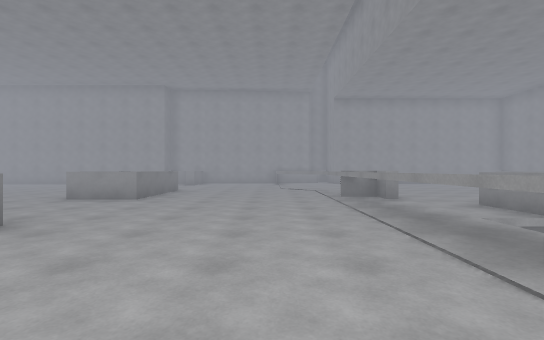
view 1 (above)

13 first-person views from a walk through a scene from a Unity 3-D project. The camera is 1.3 m above the floor, looks level and sees 85° across. The floor is counted in squares, 2 m on a side. Each view is taken from the middle of a square. On the plan, view 1 faces up. The plan holds only what a view shows up to about 9 squares ahead; the rest is blank. The place goes on beyond the plan.

view 2
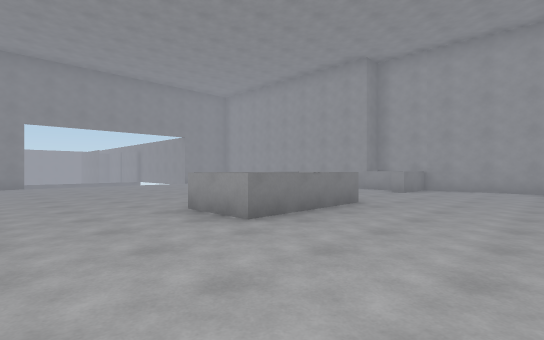

view 3
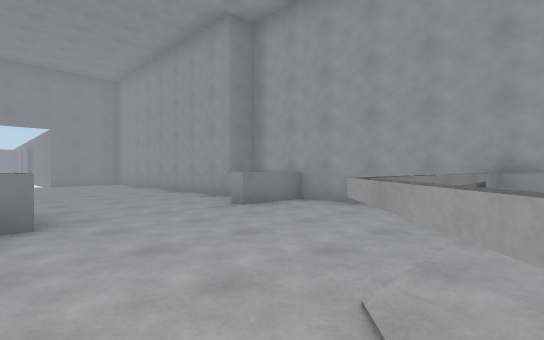

view 4
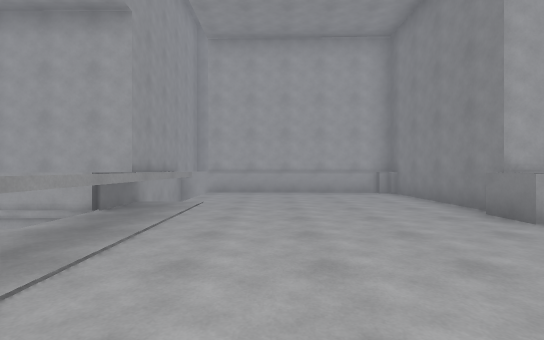

view 5
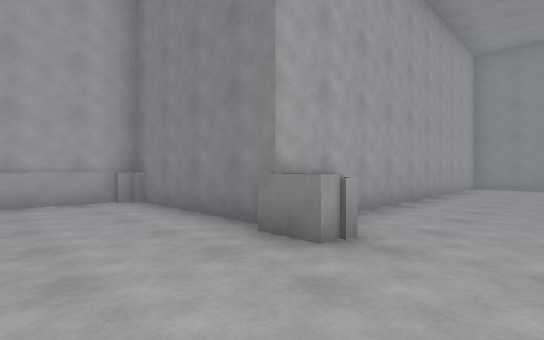

view 6
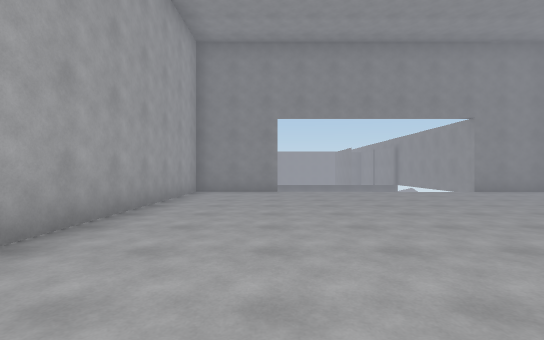

view 7
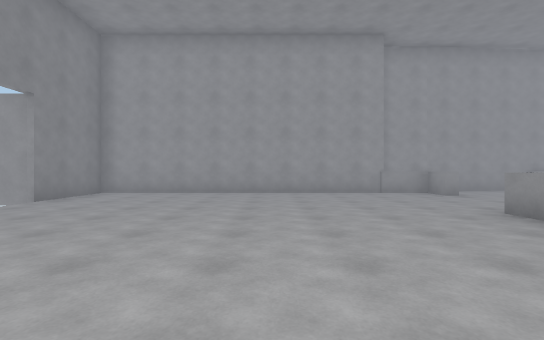

view 8
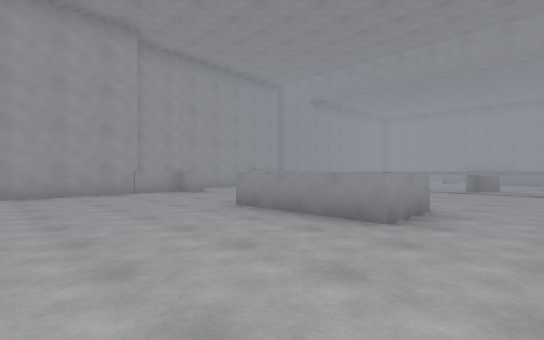

view 9
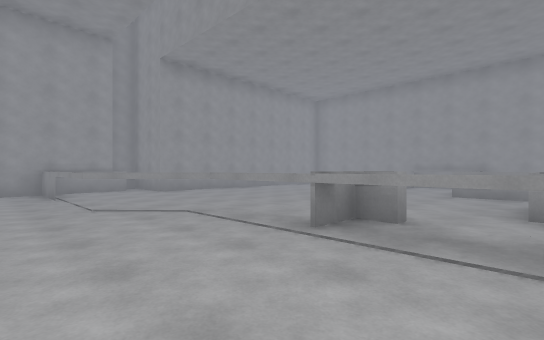

view 10
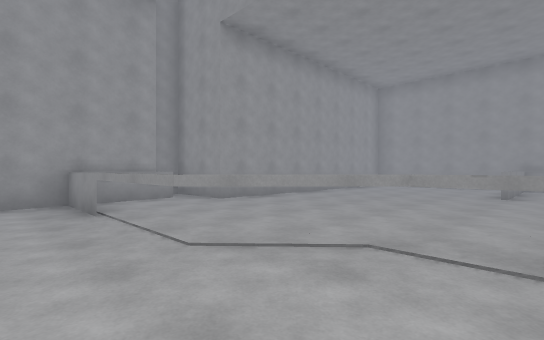

view 11
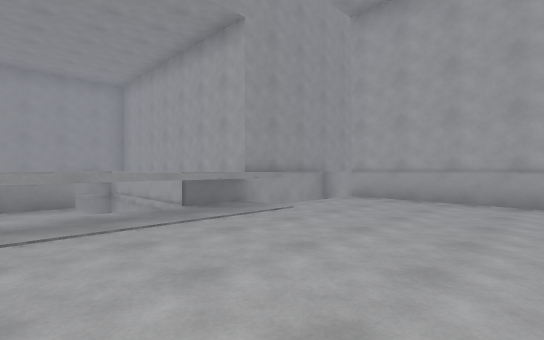

view 12
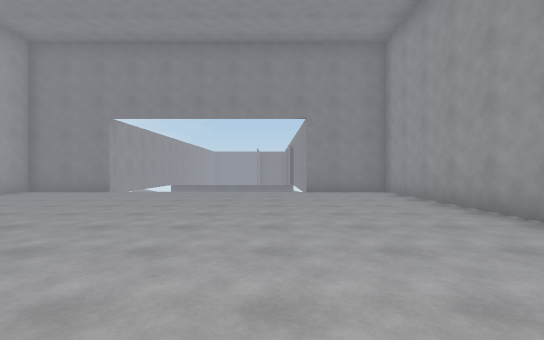

view 13
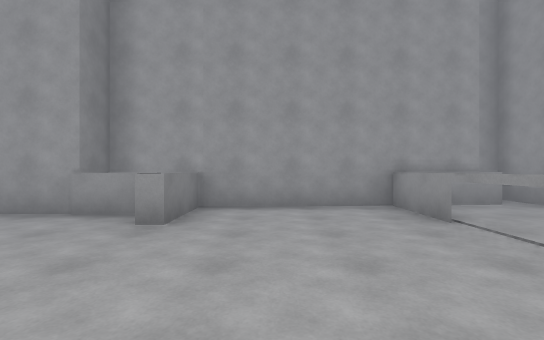

### Floor plan
Key: @ floor where view 1 was taken; # wall or solid block; x gap in a wall; . floor; = window, fence, low wall or low ledge; ^ raised ledge; v drop or lower ground; T thing the floor can be seen under or through.
Columns run from 13 left of view 1 to 4 right of it. Each row starts with its distance up from view 1.
 15          #####v##
 14 ##########....=##
 13 #........==...=.##
 12 #.............=..
 11 #.............=..
 10  .............#..
  9  ........==....T.
  8  ........==....T.
  7  ........==....^x
  6  ..............^.
  5 #..............T.#
  4 #..............Tvv
  3 #.........=....vv
  2 ###########....^##
  1          #.....###
  0          #...@.##
 -1          #.....#
 -2          #######

Positions as (right, up) in squares from view 1, and headings:
1: (0, 0), facing up
2: (0, 4), facing up-left
3: (1, 9), facing up-left
4: (0, 7), facing down
5: (-1, 5), facing down-left
6: (-4, 5), facing left
7: (-8, 5), facing up
8: (-8, 5), facing up-right
9: (-1, 5), facing up-right
10: (-1, 8), facing up-right
11: (-2, 5), facing down-right
12: (-4, 10), facing left
13: (-2, 9), facing up
